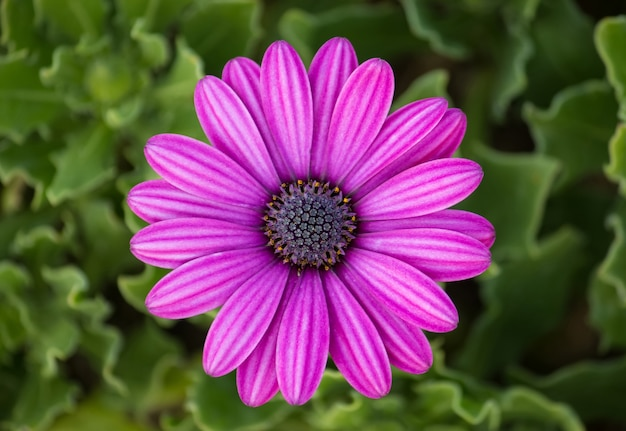
#> input picture purple.jpg, 626 x 431 px
$ python 'DIP Lab 3(CDF Graph of Pixel Intensity of Original vs Equalized Image).py'
#> lines starting #> are read from the running program, lines starting #| are printed output that depends on the picture
#> further down, image is the input picture: PIL image 626x431 RGB; mean R, G, B 106.7, 75.4, 83.1
from PIL import Image
import numpy as np
import matplotlib.pyplot as plt

# Function to convert the image to single intensity by averaging the RGB channels
def rgb_to_intensity(image):
    return np.mean(image, axis=2).astype(np.uint8)
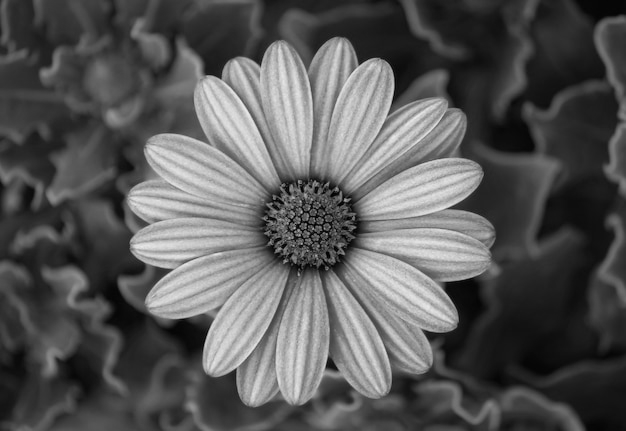
#> returned value: shape (431, 626); min 0, max 234, mean 88.1

# Function to calculate the cumulative distribution function (CDF)
def calculate_cdf(image):
    hist, bins = np.histogram(image.flatten(), 256, [0, 256])
    cdf = hist.cumsum()
    cdf_normalized = cdf / cdf[-1]  # Normalize to the range [0, 1]
    return cdf_normalized

# Function to apply histogram equalization to the intensity image
def equalize_histogram(image):
    img_array = np.array(image)

    # Compute histogram and cumulative distribution function (CDF)
    hist, bins = np.histogram(img_array.flatten(), 256, [0, 256])
#> hist = 256 values, max 3194 at index 40, min 0 at index 232, mean 1053.9; bins = 257 values from 0 to 256
    cdf = hist.cumsum()
#> cdf = 256 values from 1 to 269806
    cdf_normalized = cdf * 255 / cdf[-1]  # Normalize the CDF
#> cdf_normalized = 256 values from 0.000945 to 255

    # Use linear interpolation to find new pixel values
    equalized_img_array = np.interp(img_array.flatten(), bins[:-1], cdf_normalized).reshape(img_array.shape)
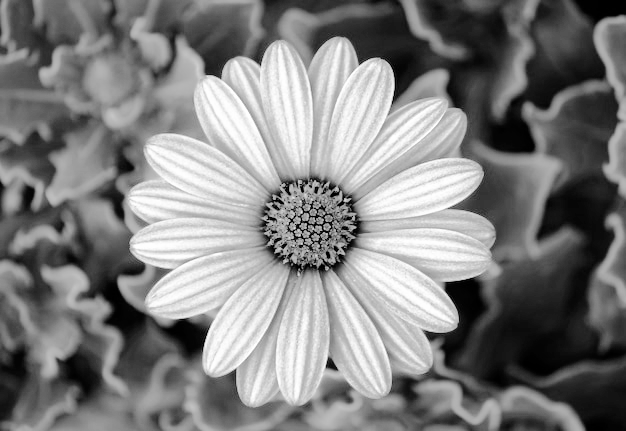
#> equalized_img_array: shape (431, 626) float64; min 0.000945, max 255, mean 128.3

    return equalized_img_array

# Load the image using PIL
image = Image.open('purple.jpg')
original_image_np = np.array(image)

# Convert the RGB image to single intensity values
intensity_image = rgb_to_intensity(original_image_np)

# Apply histogram equalization
equalized_intensity_image = equalize_histogram(intensity_image)

# Calculate CDFs for both the original and equalized images
cdf_original = calculate_cdf(intensity_image)
#> in calculate_cdf, `hist, bins = np.histogram(image.flatten(), 256, [0, 256])`: bins = 257 values from 0 to 256
#> in calculate_cdf, `cdf = hist.cumsum()`: cdf = 256 values from 1 to 269806
#> in calculate_cdf, `cdf_normalized = cdf / cdf[-1]`: cdf_normalized = 256 values from 3.71e-06 to 1
#> cdf_original = 256 values from 3.71e-06 to 1
cdf_equalized = calculate_cdf(equalized_intensity_image)
#> cdf_equalized = 256 values from 0.00317 to 1

# Create a CDF graph
plt.figure(figsize=(6, 6))

# Plot the original CDF on the x-axis and the equalized CDF on the y-axis
plt.plot(cdf_original, cdf_equalized, 'b-', alpha=0.8)

plt.title('CDF: Original vs Equalized Pixel Intensity')
plt.xlabel('Original Image CDF')
plt.ylabel('Equalized Image CDF')
plt.grid(True)
plt.show()
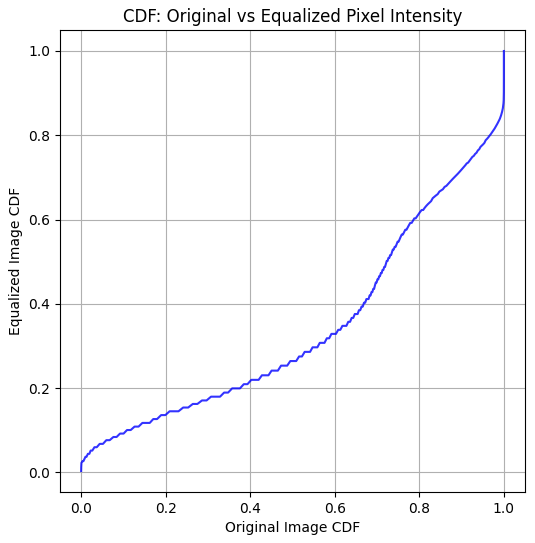
#> figure drawn by matplotlib, 1 panel

$ run again, with flower.jpg copied over purple.jpg
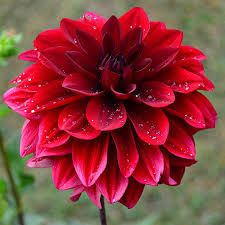
#> input picture flower.jpg, 225 x 225 px
#> image is the input picture: PIL image 225x225 RGB; mean R, G, B 137.7, 61.1, 61.6
#> in equalize_histogram, `hist, bins = np.histogram(img_array.flatten(), 256, [0, 256])`: hist = 256 values, max 808 at index 113, min 0 at index 212, mean 197.8; bins = 257 values from 0 to 256
#> in equalize_histogram, `cdf = hist.cumsum()`: cdf = 256 values from 8 to 50625
#> in equalize_histogram, `cdf_normalized = cdf * 255 / cdf[-1]`: cdf_normalized = 256 values from 0.0403 to 255
#> in equalize_histogram, `equalized_img_array = np.interp(img_array.flatten(), bins[:-1], cdf_no..`:
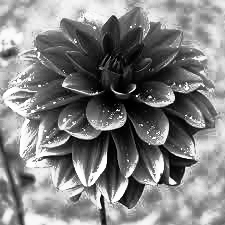
#> equalized_img_array: shape (225, 225) float64; min 0.0403, max 255, mean 128.6
#> in calculate_cdf, `hist, bins = np.histogram(image.flatten(), 256, [0, 256])`: bins = 257 values from 0 to 256
#> in calculate_cdf, `cdf = hist.cumsum()`: cdf = 256 values from 8 to 50625
#> in calculate_cdf, `cdf_normalized = cdf / cdf[-1]`: cdf_normalized = 256 values from 0.000158 to 1
#> cdf_equalized = 256 values from 0.0032 to 1
#> `plt.show()`:
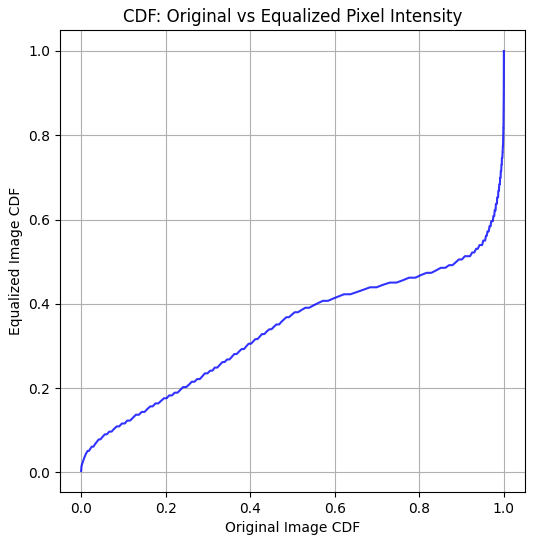
#> figure drawn by matplotlib, 1 panel

$ run again, with night.jpg copied over purple.jpg
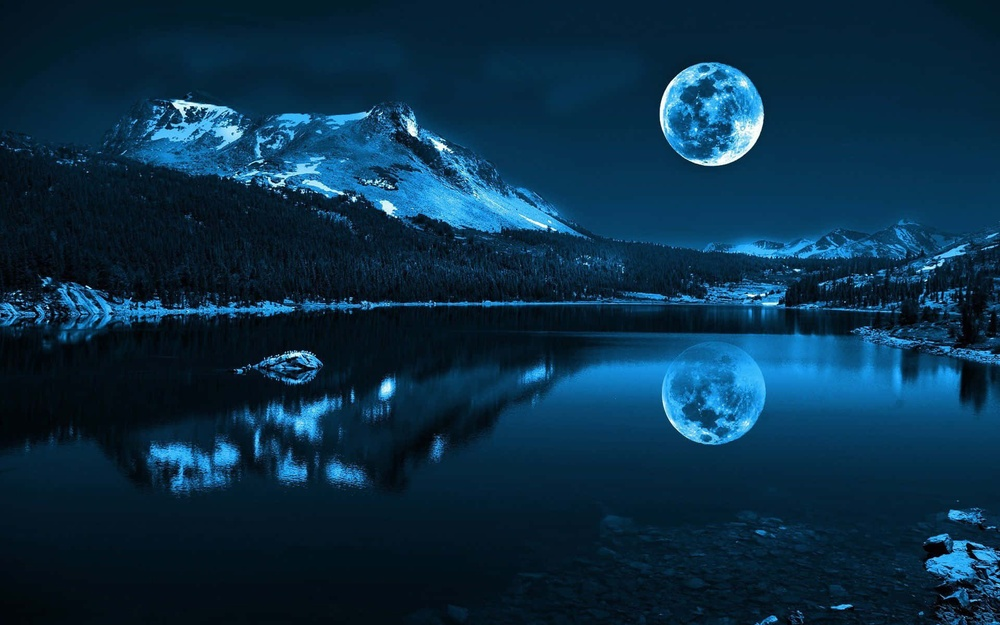
#> input picture night.jpg, 1000 x 625 px, shrunk from 1920 x 1200 before the run
#> image is the input picture: PIL image 1000x625 RGB; mean R, G, B 10, 46.5, 71.2
#> in equalize_histogram, `hist, bins = np.histogram(img_array.flatten(), 256, [0, 256])`: hist = 256 values, max 31858 at index 30, min 0 at index 255, mean 2441.4; bins = 257 values from 0 to 256
#> in equalize_histogram, `cdf = hist.cumsum()`: cdf = 256 values from 9 to 625000
#> in equalize_histogram, `cdf_normalized = cdf * 255 / cdf[-1]`: cdf_normalized = 256 values from 0.00367 to 255
#> in equalize_histogram, `equalized_img_array = np.interp(img_array.flatten(), bins[:-1], cdf_no..`:
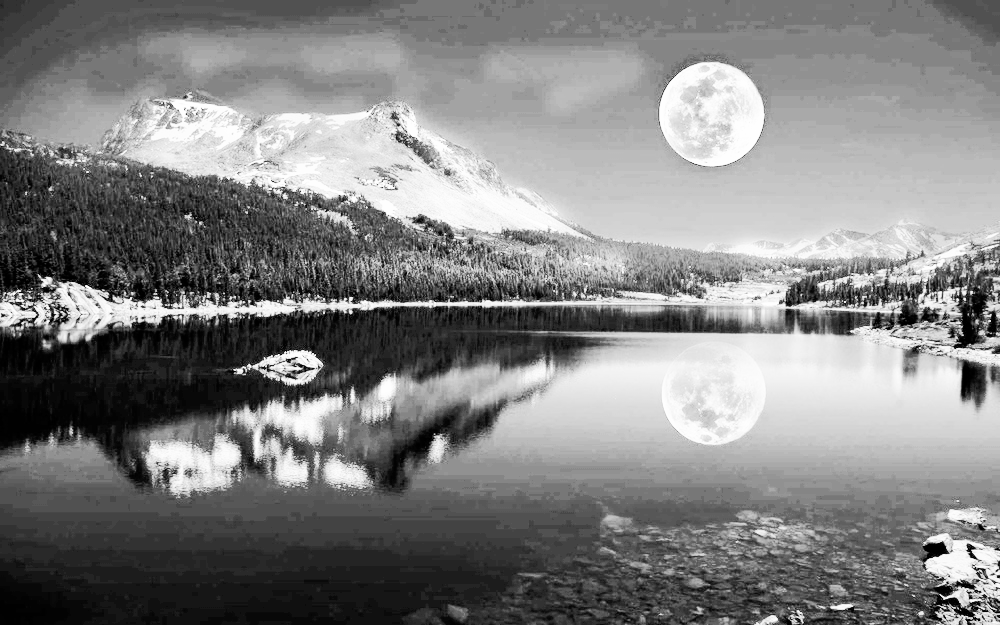
#> equalized_img_array: shape (625, 1000) float64; min 0.00367, max 255, mean 129.8
#> in calculate_cdf, `hist, bins = np.histogram(image.flatten(), 256, [0, 256])`: bins = 257 values from 0 to 256
#> in calculate_cdf, `cdf = hist.cumsum()`: cdf = 256 values from 9 to 625000
#> in calculate_cdf, `cdf_normalized = cdf / cdf[-1]`: cdf_normalized = 256 values from 1.44e-05 to 1
#> cdf_equalized = 256 values from 0.0026 to 1
#> `plt.show()`:
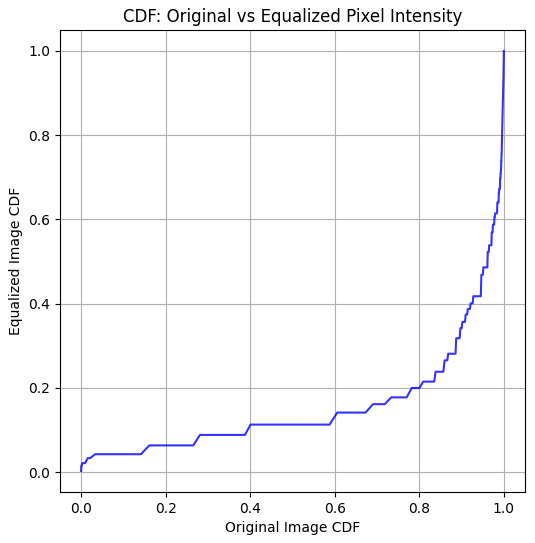
#> figure drawn by matplotlib, 1 panel

$ run again, with mahfuz.jpeg copied over purple.jpg
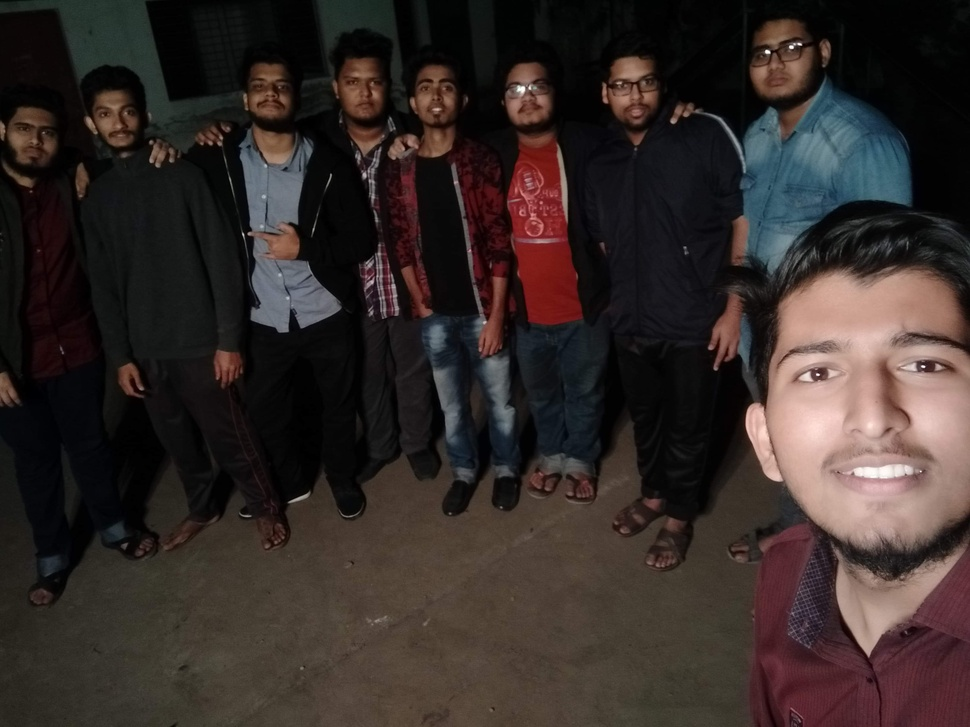
#> input picture mahfuz.jpeg, 970 x 727 px, shrunk from 3264 x 2448 before the run
#> image is the input picture: PIL image 970x727 RGB; mean R, G, B 52.8, 43.4, 40.6
#> in equalize_histogram, `hist, bins = np.histogram(img_array.flatten(), 256, [0, 256])`: hist = 256 values, max 31879 at index 2, min 0 at index 254, mean 2754.6; bins = 257 values from 0 to 256
#> in equalize_histogram, `cdf = hist.cumsum()`: cdf = 256 values from 2098 to 705190
#> in equalize_histogram, `cdf_normalized = cdf * 255 / cdf[-1]`: cdf_normalized = 256 values from 0.759 to 255
#> in equalize_histogram, `equalized_img_array = np.interp(img_array.flatten(), bins[:-1], cdf_no..`:
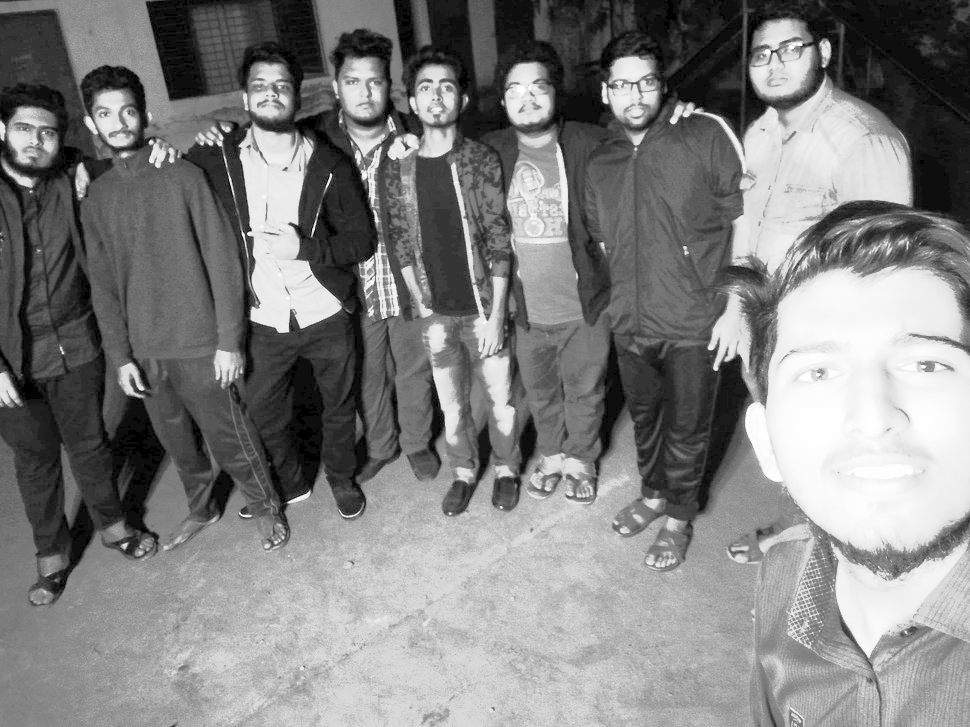
#> equalized_img_array: shape (727, 970) float64; min 0.759, max 255, mean 129.2
#> in calculate_cdf, `hist, bins = np.histogram(image.flatten(), 256, [0, 256])`: bins = 257 values from 0 to 256
#> in calculate_cdf, `cdf = hist.cumsum()`: cdf = 256 values from 2098 to 705190
#> in calculate_cdf, `cdf_normalized = cdf / cdf[-1]`: cdf_normalized = 256 values from 0.00298 to 1
#> `plt.show()`:
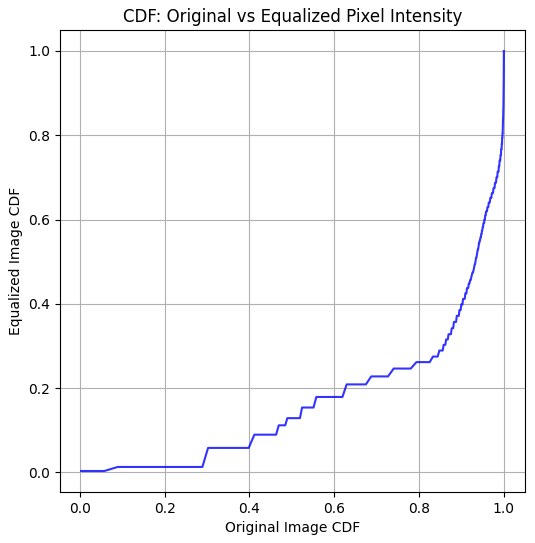
#> figure drawn by matplotlib, 1 panel
